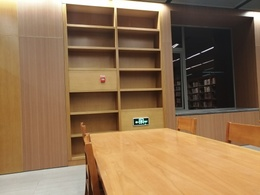
%> input picture filter/a.jpg, 260 x 195 px, shrunk from 1120 x 840 before the run
$ octave filters2.m   (GNU Octave 9; MATLAB toolbox functions it lacks are replaced by stand-ins)
%> lines starting %> are read from the running program, lines starting %| are printed output that depends on the picture
%% 读入图像I
I=imread('a.jpg');
%> I is the input picture: size 195x260x3 uint8; mean R, G, B 143.9, 113.5, 81.1
%转化为灰度图Ig
Ig=rgb2gray(I);
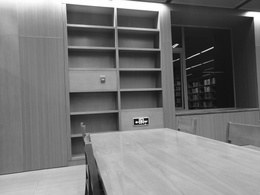
%> Ig: size 195x260 uint8; min 9, max 255, mean 118.9
%被密度为0.2的椒盐噪声污染的图像Inoise
Inoise=imnoise(Ig,'salt & pepper',0.2);
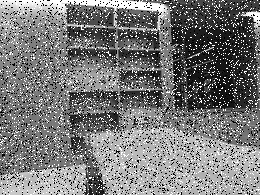
%> Inoise: size 195x260 uint8; min 0, max 255, mean 120.7
%或者是被方差为0.2的高斯噪声污染的图像Inoise
%Inoise=imnoise(Ig,'gaussian',0.2);
%显示原图的灰度图Ig和噪声图像Inoise
subplot(2,2,1),imshow(Ig);xlabel('a.原始灰度图像');
subplot(2,2,2),imshow(Inoise);xlabel('b.被噪声污染的图像');

%% 定义参数
%获取图像尺寸:Im,In
[Im,In]=size(Inoise);
%> Im = 195; In = 260
%起始窗口尺寸:nmin*nmin(窗口尺寸始终取奇数)
nmin=3;
%最大窗口尺寸:nmax*nmax
nmax=9;
%定义复原后的图像Imf
Imf=Inoise;
%为了处理到图像的边界点，需将图像扩充
%因为窗口尺寸是弹性的，所以将Inoise固定扩充到最大:I_ex[(Im+(nmax-1))*(In+(nmax-1))]
I_ex=[zeros((nmax-1)/2,In+(nmax-1));zeros(Im,(nmax-1)/2),Inoise,zeros(Im,(nmax-1)/2);zeros((nmax-1)/2,In+(nmax-1))];
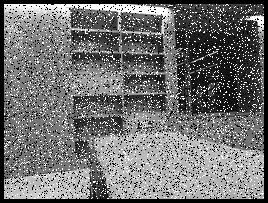
%> I_ex: size 203x268 uint8; min 0, max 255, mean 112.5
%% 自适应滤波过程
%遍历图像Inoise中的每一点
for x=1:Im
    for y=1:In
        for n=nmin:2:nmax
                %图像Inoise中的某点(x,y)的领域Sxy，对应在I_ex中为(x+[(nmax-1)/2-(n-1)/2]:x+[(nmax-1)/2-(n-1)/2]+(n-1),y+(nmax-1)/2-(n-1)/2:y+[(nmax-1)/2-(n-1)/2]+(n-1))
                Sxy=I_ex(x+(nmax-1)/2-(n-1)/2:x+(nmax-1)/2+(n-1)/2,y+(nmax-1)/2-(n-1)/2:y+(nmax-1)/2+(n-1)/2);
                Smax=max(max(Sxy));%求出窗口内像素的最大值
                Smin=min(min(Sxy));%求出窗口内像素的最小值
                Smed=median(median(Sxy));%求出窗口内像素的中值
                %判断中值是否是噪声点
                if Smed>Smin && Smed<Smax
                   %若中值既大于最小值又小于最大值，则不是
                   %是，则退出该if语句，增大窗口尺寸，再次判断
                   %不是，则判断该点的原值是不是噪声点
                   if Imf(x,y)<=Smin || Imf(x,y)>=Smax
                      %若该点的原值既大于最小值又小于最大值，则不是
                      %不是，则输出原值，即不作处理
                      %是，则输出中值
                      Imf(x,y)=Smed;
                   end
                   break
                   %有输出则不再进行循环判断
                end
        end
        %当n=max时，输出中值
        Imf(x,y)=Smed;
    end
end
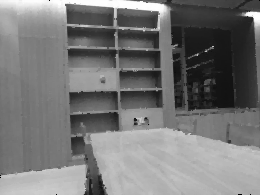
%> Imf: size 195x260 uint8; min 0, max 254, mean 118.6
subplot(2,2,3),imshow(Imf);xlabel('c.自适应中值滤波器的滤波效果');
%% 与普通中值滤波器的对比
Imf1=medfilt2(Inoise,[3,3]);
Imf2=medfilt2(Imf1,[3,3]);
subplot(2,2,4),imshow(Imf2);xlabel('d.普通中值滤波器两次滤波效果');
